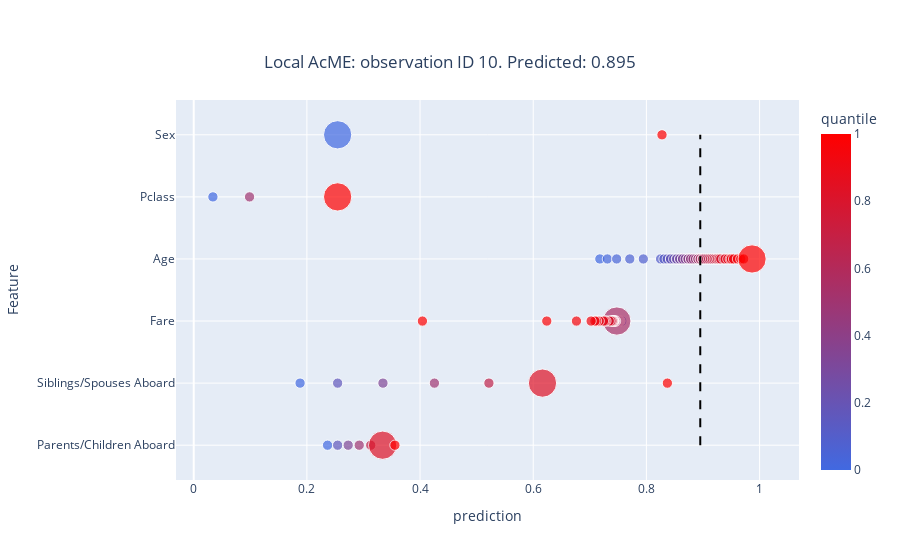

Notebook code cell kept with this figure:
### Code cell
acme_local.summary_plot(local=True)

### Figure 1 — Plotly figure (JSON) as saved in the notebook; plotly's stock layout.template omitted (floating-point values rounded to 4 significant figures)
{"data": [{"hovertemplate": "prediction=%{x}<br>Feature=%{y}<br>size=%{marker.size}<br>quantile=%{marker.color}<extra></extra>", "legendgroup": "", "marker": {"color": [0, 0.1667, 0.3333, 0.5, 0.6667, 0.8333, 1, 0, 0.1667, 0.3333, 0.5, 0.6667, 0.8333, 1, 0, 0.02041, 0.04082, 0.06122, 0.08163, 0.102, 0.1224, 0.1429, 0.1633, 0.1837, 0.2041, 0.2245, 0.2449, 0.2653, 0.2857, 0.3061, 0.3265, 0.3469, 0.3673, 0.3878, 0.4082, 0.4286, 0.449, 0.4694, 0.4898, 0.5102, 0.5306, 0.551, 0.5714, 0.5918, 0.6122, 0.6327, 0.6531, 0.6735, 0.6939, 0.7143, 0.7347, 0.7551, 0.7755, 0.7959, 0.8163, 0.8367, 0.8571, 0.8776, 0.898, 0.9184, 0.9388, 0.9592, 0.9796, 1, 0, 0.02041, 0.04082, 0.06122, 0.08163, 0.102, 0.1224, 0.1429, 0.1633, 0.1837, 0.2041, 0.2245, 0.2449, 0.2653, 0.2857, 0.3061, 0.3265, 0.3469, 0.3673, 0.3878, 0.4082, 0.4286, 0.449, 0.4694, 0.5102, 0.4898, 0.5306, 0.551, 0.5714, 0.5918, 0.6122, 0.6327, 0.6531, 0.6735, 0.6939, 0.7143, 0.7347, 0.7551, 0.7755, 0.7959, 0.8163, 0.8367, 0.8571, 0.8776, 0.898, 0.9184, 0.9388, 0.9592, 0.9796, 1, 0, 0.5, 1, 0, 1], "coloraxis": "coloraxis", "size": [0.2, 0.2, 0.2, 0.2, 0.2, 1.5, 0.2, 0.2, 0.2, 0.2, 0.2, 0.2, 1.5, 0.2, 0.2, 0.2, 0.2, 0.2, 0.2, 0.2, 0.2, 0.2, 0.2, 0.2, 0.2, 0.2, 0.2, 0.2, 0.2, 0.2, 0.2, 0.2, 0.2, 0.2, 0.2, 0.2, 0.2, 0.2, 0.2, 0.2, 0.2, 1.5, 0.2, 0.2, 0.2, 0.2, 0.2, 0.2, 0.2, 0.2, 0.2, 0.2, 0.2, 0.2, 0.2, 0.2, 0.2, 0.2, 0.2, 0.2, 0.2, 0.2, 0.2, 0.2, 0.2, 0.2, 0.2, 0.2, 0.2, 0.2, 0.2, 0.2, 0.2, 0.2, 0.2, 0.2, 0.2, 0.2, 0.2, 0.2, 0.2, 0.2, 0.2, 0.2, 0.2, 0.2, 0.2, 0.2, 0.2, 0.2, 0.2, 0.2, 0.2, 0.2, 0.2, 0.2, 0.2, 0.2, 0.2, 0.2, 0.2, 0.2, 0.2, 0.2, 0.2, 0.2, 0.2, 0.2, 0.2, 0.2, 0.2, 0.2, 0.2, 1.5, 0.2, 0.2, 1.5, 1.5, 0.2], "sizemode": "area", "sizeref": 0.00375, "symbol": "circle"}, "mode": "markers", "name": "", "orientation": "h", "showlegend": false, "type": "scatter", "x": [0.2365, 0.2543, 0.273, 0.2925, 0.3128, 0.3338, 0.3556, 0.188, 0.2543, 0.3344, 0.4254, 0.5217, 0.6164, 0.8371, 0.7566, 0.7531, 0.7528, 0.7527, 0.7527, 0.7525, 0.7524, 0.7524, 0.7524, 0.7523, 0.7523, 0.7523, 0.7523, 0.7523, 0.7522, 0.7522, 0.752, 0.7517, 0.7514, 0.7509, 0.7505, 0.7497, 0.7495, 0.7495, 0.7488, 0.7486, 0.748, 0.7477, 0.7459, 0.745, 0.7434, 0.7422, 0.7421, 0.742, 0.7418, 0.7411, 0.7399, 0.7391, 0.7372, 0.7343, 0.7286, 0.7264, 0.7241, 0.7166, 0.7119, 0.709, 0.7023, 0.6764, 0.6239, 0.4042, 0.7177, 0.7311, 0.7474, 0.7706, 0.7946, 0.825, 0.8311, 0.8369, 0.8426, 0.8426, 0.8482, 0.853, 0.8536, 0.8588, 0.8588, 0.8638, 0.8638, 0.8687, 0.8735, 0.8735, 0.8781, 0.8781, 0.8826, 0.8869, 0.8911, 0.8911, 0.8951, 0.8951, 0.899, 0.8997, 0.9028, 0.9065, 0.91, 0.9134, 0.9167, 0.9199, 0.9229, 0.9259, 0.9288, 0.9315, 0.9367, 0.9392, 0.9439, 0.9482, 0.9502, 0.9541, 0.961, 0.9668, 0.9719, 0.9867, 0.03394, 0.09867, 0.2543, 0.2543, 0.8276], "xaxis": "x", "y": ["Parents/Children Aboard", "Parents/Children Aboard", "Parents/Children Aboard", "Parents/Children Aboard", "Parents/Children Aboard", "Parents/Children Aboard", "Parents/Children Aboard", "Siblings/Spouses Aboard", "Siblings/Spouses Aboard", "Siblings/Spouses Aboard", "Siblings/Spouses Aboard", "Siblings/Spouses Aboard", "Siblings/Spouses Aboard", "Siblings/Spouses Aboard", "Fare", "Fare", "Fare", "Fare", "Fare", "Fare", "Fare", "Fare", "Fare", "Fare", "Fare", "Fare", "Fare", "Fare", "Fare", "Fare", "Fare", "Fare", "Fare", "Fare", "Fare", "Fare", "Fare", "Fare", "Fare", "Fare", "Fare", "Fare", "Fare", "Fare", "Fare", "Fare", "Fare", "Fare", "Fare", "Fare", "Fare", "Fare", "Fare", "Fare", "Fare", "Fare", "Fare", "Fare", "Fare", "Fare", "Fare", "Fare", "Fare", "Fare", "Age", "Age", "Age", "Age", "Age", "Age", "Age", "Age", "Age", "Age", "Age", "Age", "Age", "Age", "Age", "Age", "Age", "Age", "Age", "Age", "Age", "Age", "Age", "Age", "Age", "Age", "Age", "Age", "Age", "Age", "Age", "Age", "Age", "Age", "Age", "Age", "Age", "Age", "Age", "Age", "Age", "Age", "Age", "Age", "Age", "Age", "Age", "Age", "Age", "Age", "Pclass", "Pclass", "Pclass", "Sex", "Sex"], "yaxis": "y"}], "layout": {"coloraxis": {"colorbar": {"title": {"text": "quantile"}}, "colorscale": [[0, "royalblue"], [1, "red"]]}, "legend": {"itemsizing": "constant", "tracegroupgap": 0}, "shapes": [{"line": {"color": "black", "dash": "dash", "width": 2}, "type": "line", "x0": 0.8952, "x1": 0.8952, "y0": "Parents/Children Aboard", "y1": "Sex"}], "title": {"text": "Local AcME: observation ID 10. Predicted: 0.895", "x": 0.5, "xanchor": "center", "y": 0.9, "yanchor": "top"}, "xaxis": {"anchor": "y", "domain": [0, 1], "title": {"text": "prediction"}}, "yaxis": {"anchor": "x", "domain": [0, 1], "title": {"text": "Feature"}}}}
